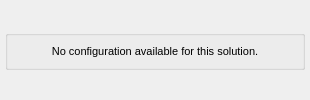
<?xml version="1.0" encoding="UTF-8"?>
<ui version="4.0">
 <class>Form</class>
 <widget class="QWidget" name="Form">
  <property name="geometry">
   <rect>
    <x>0</x>
    <y>0</y>
    <width>310</width>
    <height>100</height>
   </rect>
  </property>
  <property name="minimumSize">
   <size>
    <width>310</width>
    <height>0</height>
   </size>
  </property>
  <property name="maximumSize">
   <size>
    <width>16777215</width>
    <height>16777215</height>
   </size>
  </property>
  <property name="windowTitle">
   <string>Form</string>
  </property>
  <layout class="QGridLayout" name="gridLayout">
   <property name="margin">
    <number>5</number>
   </property>
   <property name="spacing">
    <number>3</number>
   </property>
   <item row="0" column="0">
    <spacer name="vs_spacer_up">
     <property name="orientation">
      <enum>Qt::Vertical</enum>
     </property>
     <property name="sizeHint" stdset="0">
      <size>
       <width>20</width>
       <height>40</height>
      </size>
     </property>
    </spacer>
   </item>
   <item row="2" column="0">
    <spacer name="vs_spacer_down">
     <property name="orientation">
      <enum>Qt::Vertical</enum>
     </property>
     <property name="sizeHint" stdset="0">
      <size>
       <width>20</width>
       <height>40</height>
      </size>
     </property>
    </spacer>
   </item>
   <item row="1" column="0">
    <widget class="QGroupBox" name="gb_info">
     <property name="title">
      <string/>
     </property>
     <property name="flat">
      <bool>false</bool>
     </property>
     <layout class="QGridLayout" name="gridLayout_2">
      <item row="0" column="0">
       <widget class="QLabel" name="lb_info">
        <property name="font">
         <font>
          <pointsize>8</pointsize>
          <weight>50</weight>
          <bold>false</bold>
          <underline>false</underline>
          <kerning>true</kerning>
         </font>
        </property>
        <property name="text">
         <string>No configuration available for this solution.</string>
        </property>
        <property name="alignment">
         <set>Qt::AlignCenter</set>
        </property>
       </widget>
      </item>
     </layout>
    </widget>
   </item>
  </layout>
 </widget>
 <resources/>
 <connections/>
</ui>
